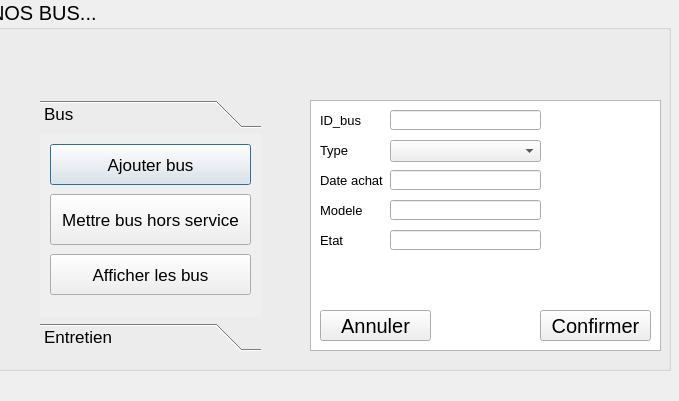
<?xml version="1.0" encoding="UTF-8"?>
<ui version="4.0">
 <class>ajoutbus</class>
 <widget class="QDialog" name="ajoutbus">
  <property name="geometry">
   <rect>
    <x>0</x>
    <y>0</y>
    <width>679</width>
    <height>401</height>
   </rect>
  </property>
  <property name="windowTitle">
   <string>Dialog</string>
  </property>
  <widget class="QLabel" name="label">
   <property name="geometry">
    <rect>
     <x>-310</x>
     <y>-70</y>
     <width>991</width>
     <height>511</height>
    </rect>
   </property>
   <property name="text">
    <string/>
   </property>
   <property name="pixmap">
    <pixmap>../../2019-URBAN-Iveco-Crealis-18-m-In-Motion-Charging.png</pixmap>
   </property>
  </widget>
  <widget class="QGroupBox" name="groupBox">
   <property name="geometry">
    <rect>
     <x>-10</x>
     <y>0</y>
     <width>681</width>
     <height>371</height>
    </rect>
   </property>
   <property name="font">
    <font>
     <pointsize>15</pointsize>
    </font>
   </property>
   <property name="title">
    <string>NOS BUS...</string>
   </property>
   <widget class="QToolBox" name="toolBox">
    <property name="geometry">
     <rect>
      <x>50</x>
      <y>100</y>
      <width>221</width>
      <height>251</height>
     </rect>
    </property>
    <property name="font">
     <font>
      <pointsize>13</pointsize>
     </font>
    </property>
    <property name="currentIndex">
     <number>0</number>
    </property>
    <widget class="QWidget" name="Bus">
     <property name="geometry">
      <rect>
       <x>0</x>
       <y>0</y>
       <width>221</width>
       <height>181</height>
      </rect>
     </property>
     <attribute name="label">
      <string>Bus</string>
     </attribute>
     <widget class="QPushButton" name="pushButton">
      <property name="geometry">
       <rect>
        <x>10</x>
        <y>10</y>
        <width>201</width>
        <height>41</height>
       </rect>
      </property>
      <property name="text">
       <string>Ajouter bus</string>
      </property>
     </widget>
     <widget class="QPushButton" name="pushButton_2">
      <property name="geometry">
       <rect>
        <x>10</x>
        <y>60</y>
        <width>201</width>
        <height>51</height>
       </rect>
      </property>
      <property name="text">
       <string>Mettre bus hors service</string>
      </property>
     </widget>
     <widget class="QPushButton" name="pushButton_3">
      <property name="geometry">
       <rect>
        <x>10</x>
        <y>120</y>
        <width>201</width>
        <height>41</height>
       </rect>
      </property>
      <property name="text">
       <string>Afficher les bus</string>
      </property>
     </widget>
    </widget>
    <widget class="QWidget" name="Entretien">
     <property name="geometry">
      <rect>
       <x>0</x>
       <y>0</y>
       <width>221</width>
       <height>181</height>
      </rect>
     </property>
     <attribute name="label">
      <string>Entretien</string>
     </attribute>
     <widget class="QPushButton" name="pushButton_7">
      <property name="geometry">
       <rect>
        <x>10</x>
        <y>60</y>
        <width>201</width>
        <height>51</height>
       </rect>
      </property>
      <property name="text">
       <string>Ajouter rappel</string>
      </property>
     </widget>
     <widget class="QPushButton" name="pushButton_8">
      <property name="geometry">
       <rect>
        <x>10</x>
        <y>120</y>
        <width>201</width>
        <height>41</height>
       </rect>
      </property>
      <property name="text">
       <string>Afficher les bus</string>
      </property>
     </widget>
     <widget class="QPushButton" name="pushButton_9">
      <property name="geometry">
       <rect>
        <x>10</x>
        <y>10</y>
        <width>201</width>
        <height>41</height>
       </rect>
      </property>
      <property name="text">
       <string>Ajouter un entretien</string>
      </property>
     </widget>
    </widget>
   </widget>
   <widget class="QTextBrowser" name="textBrowser">
    <property name="geometry">
     <rect>
      <x>320</x>
      <y>100</y>
      <width>351</width>
      <height>251</height>
     </rect>
    </property>
    <property name="font">
     <font>
      <pointsize>10</pointsize>
     </font>
    </property>
   </widget>
   <widget class="QPushButton" name="pushButton_4">
    <property name="geometry">
     <rect>
      <x>330</x>
      <y>310</y>
      <width>111</width>
      <height>31</height>
     </rect>
    </property>
    <property name="text">
     <string>Annuler</string>
    </property>
   </widget>
   <widget class="QPushButton" name="pushButton_5">
    <property name="geometry">
     <rect>
      <x>550</x>
      <y>310</y>
      <width>111</width>
      <height>31</height>
     </rect>
    </property>
    <property name="text">
     <string>Confirmer</string>
    </property>
   </widget>
   <widget class="QLineEdit" name="lineEdit_id">
    <property name="geometry">
     <rect>
      <x>400</x>
      <y>110</y>
      <width>151</width>
      <height>20</height>
     </rect>
    </property>
    <property name="font">
     <font>
      <pointsize>10</pointsize>
     </font>
    </property>
   </widget>
   <widget class="QLabel" name="label_2">
    <property name="geometry">
     <rect>
      <x>330</x>
      <y>110</y>
      <width>101</width>
      <height>21</height>
     </rect>
    </property>
    <property name="font">
     <font>
      <pointsize>10</pointsize>
     </font>
    </property>
    <property name="text">
     <string>ID_bus</string>
    </property>
   </widget>
   <widget class="QLabel" name="label_3">
    <property name="geometry">
     <rect>
      <x>330</x>
      <y>140</y>
      <width>61</width>
      <height>20</height>
     </rect>
    </property>
    <property name="font">
     <font>
      <pointsize>10</pointsize>
     </font>
    </property>
    <property name="text">
     <string>Type</string>
    </property>
   </widget>
   <widget class="QLabel" name="label_4">
    <property name="geometry">
     <rect>
      <x>330</x>
      <y>170</y>
      <width>71</width>
      <height>21</height>
     </rect>
    </property>
    <property name="font">
     <font>
      <pointsize>10</pointsize>
     </font>
    </property>
    <property name="text">
     <string>Date achat</string>
    </property>
   </widget>
   <widget class="QLineEdit" name="lineEdit_etat">
    <property name="geometry">
     <rect>
      <x>400</x>
      <y>230</y>
      <width>151</width>
      <height>20</height>
     </rect>
    </property>
   </widget>
   <widget class="QLabel" name="label_5">
    <property name="geometry">
     <rect>
      <x>330</x>
      <y>230</y>
      <width>47</width>
      <height>21</height>
     </rect>
    </property>
    <property name="font">
     <font>
      <pointsize>10</pointsize>
     </font>
    </property>
    <property name="text">
     <string>Etat</string>
    </property>
   </widget>
   <widget class="QLabel" name="label_6">
    <property name="geometry">
     <rect>
      <x>330</x>
      <y>200</y>
      <width>47</width>
      <height>21</height>
     </rect>
    </property>
    <property name="font">
     <font>
      <pointsize>10</pointsize>
     </font>
    </property>
    <property name="text">
     <string>Modele</string>
    </property>
   </widget>
   <widget class="QLineEdit" name="lineEdit_modele">
    <property name="geometry">
     <rect>
      <x>400</x>
      <y>200</y>
      <width>151</width>
      <height>20</height>
     </rect>
    </property>
   </widget>
   <widget class="QLineEdit" name="lineEdit_date">
    <property name="geometry">
     <rect>
      <x>400</x>
      <y>170</y>
      <width>151</width>
      <height>20</height>
     </rect>
    </property>
   </widget>
   <widget class="QComboBox" name="comboBox">
    <property name="geometry">
     <rect>
      <x>400</x>
      <y>140</y>
      <width>151</width>
      <height>22</height>
     </rect>
    </property>
    <item>
     <property name="text">
      <string/>
     </property>
    </item>
    <item>
     <property name="text">
      <string>mini_bus</string>
     </property>
    </item>
    <item>
     <property name="text">
      <string>comfortable</string>
     </property>
    </item>
    <item>
     <property name="text">
      <string>normale</string>
     </property>
    </item>
   </widget>
  </widget>
 </widget>
 <resources/>
 <connections>
  <connection>
   <sender>pushButton_5</sender>
   <signal>clicked()</signal>
   <receiver>ajoutbus</receiver>
   <slot>reject()</slot>
   <hints>
    <hint type="sourcelabel">
     <x>583</x>
     <y>322</y>
    </hint>
    <hint type="destinationlabel">
     <x>714</x>
     <y>177</y>
    </hint>
   </hints>
  </connection>
  <connection>
   <sender>pushButton_4</sender>
   <signal>clicked()</signal>
   <receiver>ajoutbus</receiver>
   <slot>reject()</slot>
   <hints>
    <hint type="sourcelabel">
     <x>400</x>
     <y>324</y>
    </hint>
    <hint type="destinationlabel">
     <x>713</x>
     <y>117</y>
    </hint>
   </hints>
  </connection>
 </connections>
</ui>
